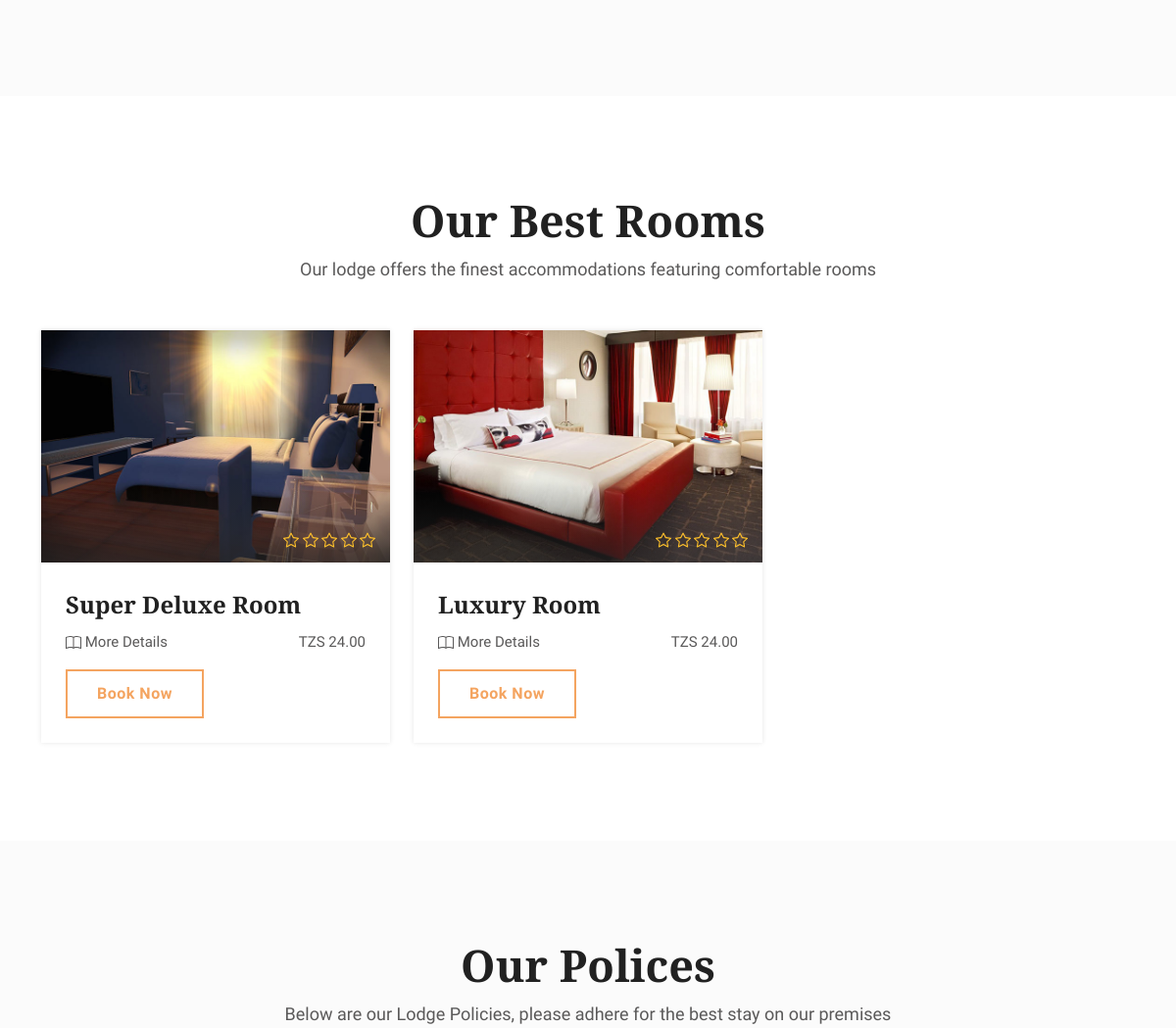
The app's page / (middle part), older data.
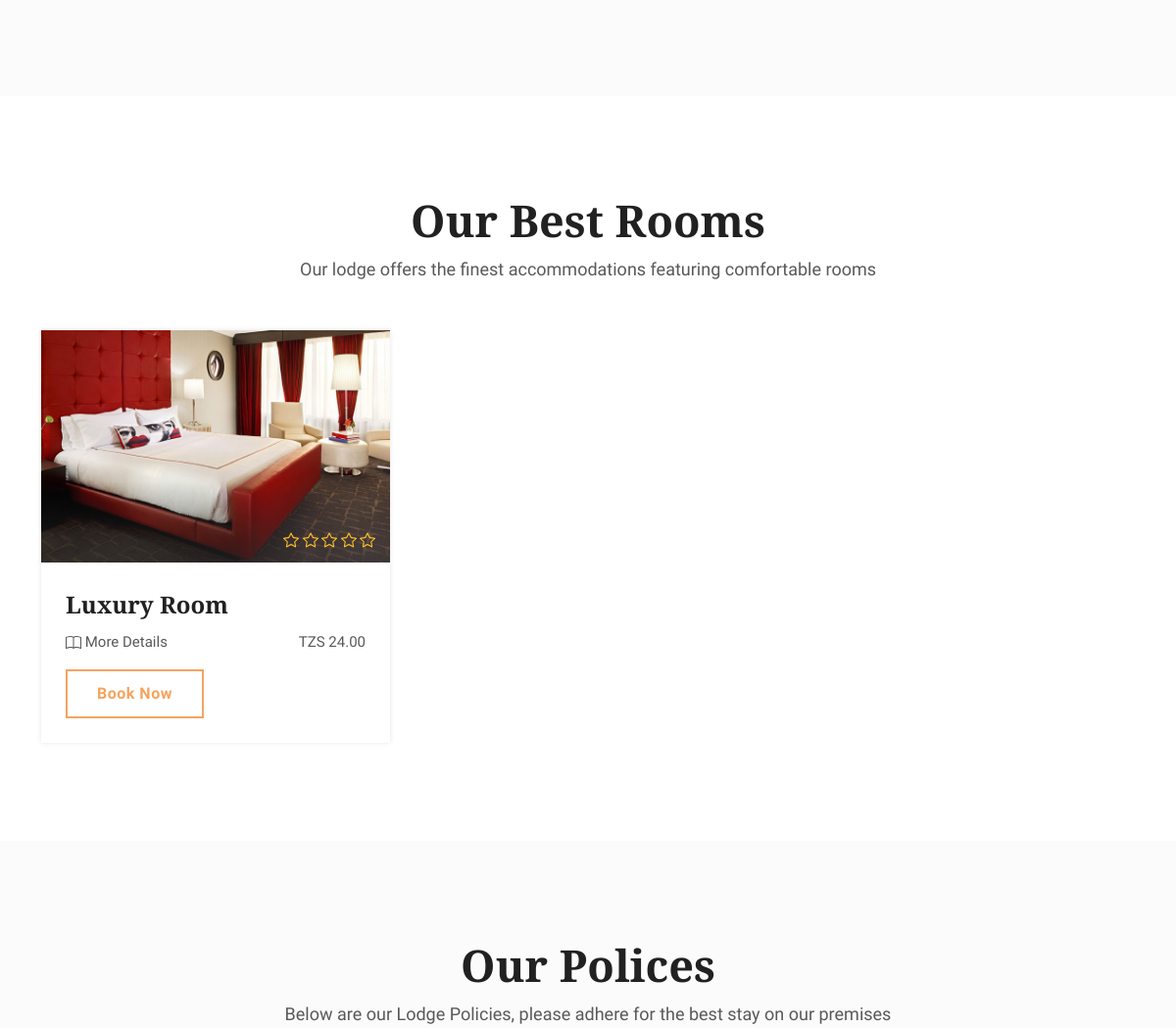
The same page, newer data.
### lodge_app/models.py (models this page shows, shortened)
class Room(models.Model):
    number = models.IntegerField()
    lodge = models.ForeignKey("Lodge", on_delete=models.CASCADE)
    name = models.CharField(max_length=50)
    price = models.DecimalField(max_digits=12, decimal_places=2)
    published = models.BooleanField(default=True, null=True)
    booked = models.BooleanField(default=False, null=True)
    description = models.TextField(null = True)
    thumbnail= models.ImageField(upload_to='rooms_images/%Y/%m/%d/', null=True)
    updated_at = models.DateTimeField(auto_now=True)
    created_at = models.DateTimeField(auto_now_add=True, null=True)
    class Meta:
        verbose_name = "Room"
        verbose_name_plural = "Rooms"
        db_table = "Lodge_room"

### lodge_app/views.py (the view)
# urls.py: path('', views.index, name='home'),
def index(request):
    user = request.user if type(request.user) is not AnonymousUser else None
    try:
        rooms = Room.objects.filter(published=True, booked=False).order_by('-created_at')
        my_booked_rooms = Reservation.objects.filter(guest=user)
        lodge = Lodge.objects.all().first()
        polices = Policy.objects.all()
        context = {
            'our_best_rooms': rooms,
            'my_booked_rooms': my_booked_rooms,
            'lodge': lodge,
            'polices': polices
        }
        return render(request, template_name='index.html', context=context)
    except:
        rooms = Room.objects.filter(published=True, booked=False).order_by('-created_at')
        lodge = Lodge.objects.all().first()
        polices = Policy.objects.all()
        print(lodge)
        context = {
            'our_best_rooms': rooms,
            'lodge': lodge,
            'polices': polices
        }
        return render(request, template_name='index.html', context=context)

### lodge_app/models.py (called while the page is built)
    def __str__(self):
        return self.name

### templates/index.html (shortened to what this page needs)
<!DOCTYPE html>
<html lang="zxx">
{% load static %}
{% include 'html_utils/head.html' %}
<body>
<div class="about-hotel-alpha content-area-6">
</div>
<div class="content-area hotel-section bg-grey">
    <div class="overlay">
        <div class="container">
            <div class="main-title">
                <h1>Our Best Rooms</h1>
                <p>Our lodge offers the finest accommodations featuring comfortable rooms</p>
            </div>
            <div class="row wow fadeInUp delay-04s">
               {% for room in our_best_rooms %}
                <div class="col-lg-4 col-md-6 col-sm-12">
                    <div class="hotel-box">
                        <div class="photo-thumbnail">
                            <div class="photo">
                                <img src="{{room.thumbnail.url}}" alt="photo" class="img-fluid w-100">
                            </div>
                            <div class="pr">
                                <div class="rating">
                                </div>
                            </div>
                        </div>
                        <div class="detail clearfix">
                            <h3>
                                <a href="{% url 'room_details' room.id %}">{{room.name}}</a>
                            </h3>
                            <p style="display:flex; justify-content: space-between;" class="location">
                                <a href="{% url 'room_details' room.id %}">
                                   More Details
                                </a>
                                  <span>TZS {{room.price}}<span/>
                            </p>
                            <div  class="fecilities w-100">
                                <a class="btn-lg btn-5" href="{% url 'room_details' room.id %}"><span>Book Now</span></a>
                            </div>
                        </div>
                    </div>
                </div>
                {%empty%}
                No rooms
              {%endfor%}
            </div>
        </div>
    </div>
</div>
<div class="our-facilties-section content-area-5">
    <div class="overlay">
        <div class="container">
            <div class="main-title">
                <h1>Our Polices</h1>
                <p>Below are our Lodge Policies, please adhere for the best stay on our premises</p>
            </div>
        </div>
    </div>
</div>
</body>
</html>

### templates/html_utils/head.html (shortened to what this page needs)
<head>
    {% load static %}
    <link rel="stylesheet" type="text/css" href="{% static 'assets/css/bootstrap.min.css' %}">
    <link rel="stylesheet" type="text/css" href="{% static 'assets/css/animate.min.css' %}">
    <link rel="stylesheet" type="text/css" href="{% static 'assets/css/bootstrap-submenu.css' %}">
    <link rel="stylesheet" type="text/css" href="{% static 'assets/css/bootstrap-select.min.css' %}">
    <link rel="stylesheet" href="https://cdnjs.cloudflare.com/ajax/libs/font-awesome/4.7.0/css/font-awesome.min.css" />
    <link rel="stylesheet" type="text/css" href="{% static 'assets/css/flaticon.css' %}">
    <link rel="stylesheet" type="text/css" href="{% static 'assets/css/style.css' %}">
    <link rel="stylesheet" type="text/css"  href="{% static 'assets/css/jquery.mCustomScrollbar.css' %}">
    <link rel="stylesheet" type="text/css"  href="{% static 'assets/css/bootstrap-datepicker.min.css' %}">
    <link rel="stylesheet" type="text/css"  href="{% static 'assets/css/dropzone.css' %}">
    <link rel="stylesheet" type="text/css"  href="{% static 'assets/css/slick.css' %}">
    <link rel="stylesheet" href="{% static 'assets/css/leaflet.css' %}" type="text/css">
    <link rel="stylesheet" type="text/css" href="{% static 'assets/css/initial.css' %}">
    <link rel="stylesheet" type="text/css" href="{% static 'assets/css/style.css' %}">
    <link rel="stylesheet" type="text/css" href="{% static 'assets/css/style_1.css' %}">
    <link rel="stylesheet" type="text/css" id="style_sheet" href="{% static 'assets/css/default.css' %}">
    <link rel="stylesheet" type="text/css" href="{% static 'assets/css/ie10-viewport-bug-workaround.css' %}">
    <link href="{% static 'fontawesomefree/css/all.min.css' %}" rel="stylesheet" type="text/css">
        <link href="/static/assets/css/my_style.css" rel="stylesheet" type="text/css">
</head>

### templates/html_utils/header.html (shortened to what this page needs)
{% load static %}

### static/assets/css/default.css (style rules this page uses)
.btn-5:after { background: #F4A460; }
.btn-5 { color: #F4A460; border: 2px solid #F4A460; }

Row changes from the older to the newer data that the page shows:
no longer on this page (row edited): Room: thumbnail (picture), name "Super Deluxe Room", price "24.00"
